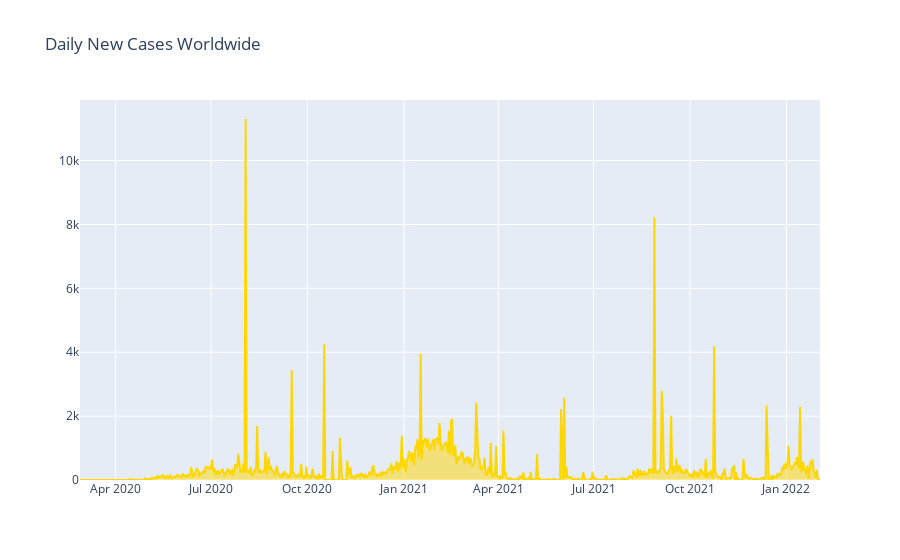

Source (notebook cell):
### Code cell
# Total cured 

fig13 = go.Figure()
fig13.add_trace(go.Scatter(x = time_series_dates.index, y = time_series_dates['Cured'], fill = 'tonexty',
                          line_color = 'gold'))
fig13.update_layout(title = 'Daily New Cases Worldwide')
fig13.show()

### Figure 1 — Plotly figure (JSON) as saved in the notebook; plotly's stock layout.template omitted (floating-point values rounded to 4 significant figures; data arrays with more than 128 entries replaced by an {"elided": "..."} marker saying what was removed)
{"data": [{"fill": "tonexty", "line": {"color": "gold"}, "type": "scatter", "x": {"elided": "707 str values"}, "y": {"elided": "707 int values"}}], "layout": {"title": {"text": "Daily New Cases Worldwide"}}}
